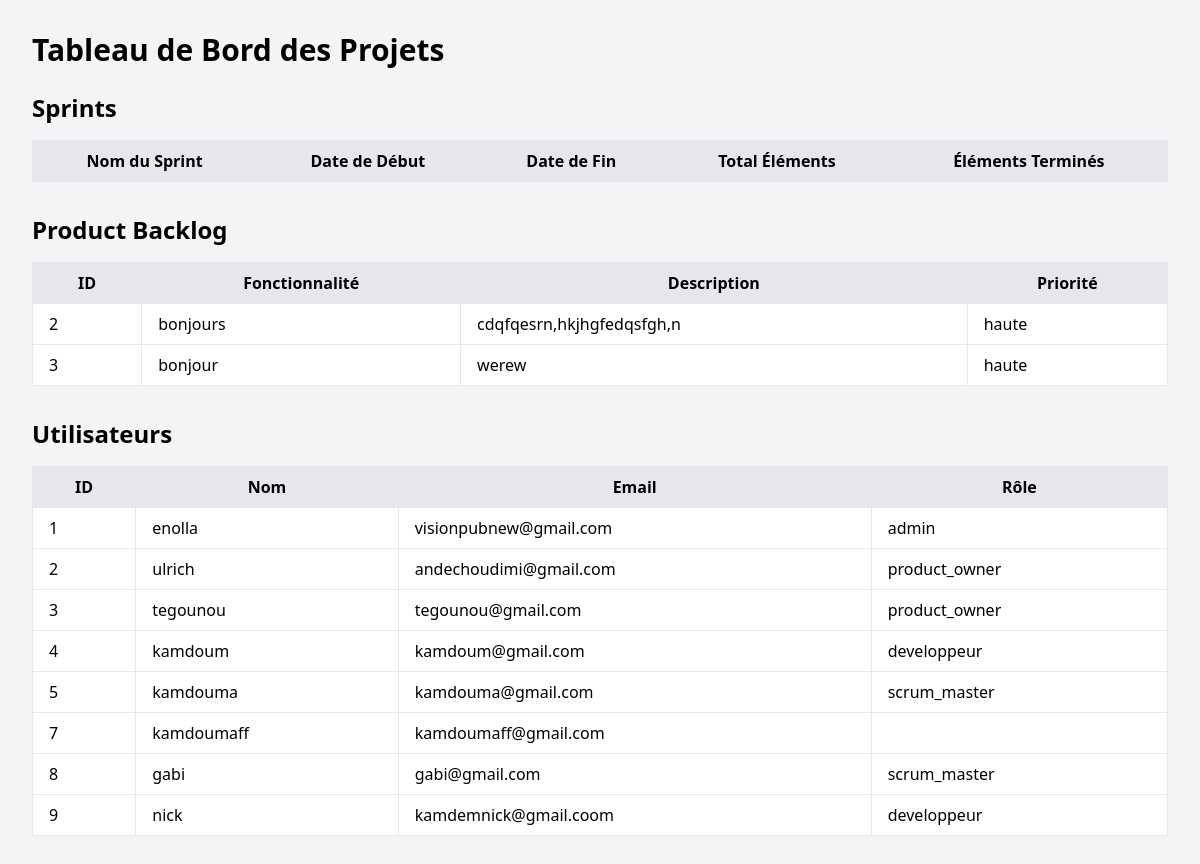
Screenshot of /admin/dashboard.php with the database file from the repository.
### tables this page shows
CREATE TABLE `product_backlog` (
  `id` int(11) NOT NULL,
  `titre` varchar(255) NOT NULL,
  `description` text NOT NULL,
  `priorite` enum('haute','moyenne','basse') NOT NULL,
  `date_creation` timestamp NOT NULL DEFAULT current_timestamp(),
  `nom_fonctionnalite` varchar(255) NOT NULL,
  `fonctionnalite` varchar(255) NOT NULL
);

CREATE TABLE `utilisateurs` (
  `id` int(11) NOT NULL,
  `nom` varchar(100) DEFAULT NULL,
  `email` varchar(100) DEFAULT NULL,
  `mot_de_passe` varchar(255) DEFAULT NULL,
  `role` enum('product_owner','admin','scrum_master','developpeur','autre_role') NOT NULL,
  `date_creation` timestamp NOT NULL DEFAULT current_timestamp()
);

### admin/dashboard.php (the view, shortened to what this page needs)
<?php
include '../includes/db.php';
$stmt_pb = $pdo->query("SELECT * FROM product_backlog");
$product_backlog = $stmt_pb->fetchAll(PDO::FETCH_ASSOC);
$stmt_users = $pdo->query("SELECT * FROM utilisateurs");
$utilisateurs = $stmt_users->fetchAll(PDO::FETCH_ASSOC);
?>
<!DOCTYPE html>
<html lang="fr">
<head>
    <script src="https://cdn.tailwindcss.com"></script>
    <link rel="stylesheet" href="https://cdnjs.cloudflare.com/ajax/libs/font-awesome/6.0.0-beta3/css/all.min.css">
</head>
<body class="bg-gray-100">
    <div class="max-w-7xl mx-auto p-8">
        <h1 class="text-3xl font-bold mb-6">Tableau de Bord des Projets</h1>
        <link rel="stylesheet" href="https://cdnjs.cloudflare.com/ajax/libs/font-awesome/6.0.0-beta3/css/all.min.css">
        <h2 class="text-2xl font-semibold mb-4">Sprints</h2>
        <table class="min-w-full bg-white border rounded mb-8">
            <thead>
                <tr class="bg-gray-200">
                    <th class="py-2 px-4 border">Nom du Sprint</th>
                    <th class="py-2 px-4 border">Date de Début</th>
                    <th class="py-2 px-4 border">Date de Fin</th>
                    <th class="py-2 px-4 border">Total Éléments</th>
                    <th class="py-2 px-4 border">Éléments Terminés</th>
                </tr>
            </thead>
        </table>
        <h2 class="text-2xl font-semibold mb-4">Product Backlog</h2>
        <table class="min-w-full bg-white border rounded mb-8">
            <thead>
                <tr class="bg-gray-200">
                    <th class="py-2 px-4 border">ID</th>
                    <th class="py-2 px-4 border">Fonctionnalité</th>
                    <th class="py-2 px-4 border">Description</th>
                    <th class="py-2 px-4 border">Priorité</th>
                </tr>
            </thead>
            <tbody>
                <?php foreach ($product_backlog as $item): ?>
                    <tr>
                        <td class="py-2 px-4 border"><?php echo htmlspecialchars($item['id']); ?></td>
                        <td class="py-2 px-4 border"><?php echo htmlspecialchars($item['fonctionnalite']); ?></td>
                        <td class="py-2 px-4 border"><?php echo htmlspecialchars($item['description']); ?></td>
                        <td class="py-2 px-4 border"><?php echo htmlspecialchars($item['priorite']); ?></td>
                    </tr>
                <?php endforeach; ?>
            </tbody>
        </table>
        <h2 class="text-2xl font-semibold mb-4">Utilisateurs</h2>
        <table class="min-w-full bg-white border rounded">
            <thead>
                <tr class="bg-gray-200">
                    <th class="py-2 px-4 border">ID</th>
                    <th class="py-2 px-4 border">Nom</th>
                    <th class="py-2 px-4 border">Email</th>
                    <th class="py-2 px-4 border">Rôle</th>
                </tr>
            </thead>
            <tbody>
                <?php foreach ($utilisateurs as $user): ?>
                    <tr>
                        <td class="py-2 px-4 border"><?php echo htmlspecialchars($user['id']); ?></td>
                        <td class="py-2 px-4 border"><?php echo htmlspecialchars($user['nom']); ?></td>
                        <td class="py-2 px-4 border"><?php echo htmlspecialchars($user['email']); ?></td>
                        <td class="py-2 px-4 border"><?php echo htmlspecialchars($user['role']); ?></td>
                    </tr>
                <?php endforeach; ?>
            </tbody>
        </table>
    </div>
</body>
</html>

### rows the page displays
product_backlog: id "2", fonctionnalite "bonjours", description "cdqfqesrn,hkjhgfedqsfgh,n", priorite "haute"
product_backlog: id "3", fonctionnalite "bonjour", description "werew", priorite "haute"
utilisateurs: id "1", nom "enolla", email "visionpubnew@gmail.com", role "admin"
utilisateurs: id "2", nom "ulrich", email "andechoudimi@gmail.com", role "product_owner"
utilisateurs: id "3", nom "tegounou", email "tegounou@gmail.com", role "product_owner"
utilisateurs: id "4", nom "kamdoum", email "kamdoum@gmail.com", role "developpeur"
utilisateurs: id "5", nom "kamdouma", email "kamdouma@gmail.com", role "scrum_master"
utilisateurs: id "7", nom "kamdoumaff", email "kamdoumaff@gmail.com"
utilisateurs: id "8", nom "gabi", email "gabi@gmail.com", role "scrum_master"
utilisateurs: id "9", nom "nick", email "kamdemnick@gmail.coom", role "developpeur"
